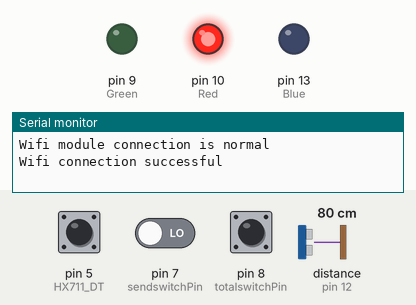
Recording of a sketch running on a simulated Arduino Uno, built with avr-gcc and run on an emulated ATmega328P. Parts: output pins drawn as LEDs (lit = HIGH), the last lines printed to the serial monitor. The test bench sets the inputs (shaded band); at power-on: pin 5 (HX711_DT) HIGH, pin 8 (totalswitchPin) LOW, pin 7 (sendswitchPin) LOW, distance to the obstacle (sensor on pin 12) 80 cm. The echo pulse lasts 58.3 µs per cm; the modem accepts every AT command (registered, SIM ready, sends succeed) and sends nothing else; pins used as bus, display or sensor lines are not drawn.

Above: at 2.8 s.
2.9 s: pin 5 (HX711_DT) pulled LOW for 0.15 s
At 3.8 s:
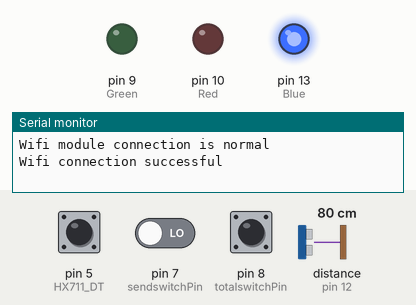
4.5 s: pin 8 (totalswitchPin) pulled HIGH for 1 s
At 7.1 s:
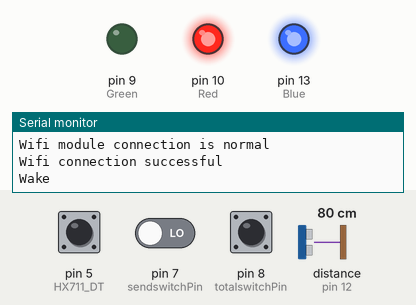
7.4 s: pin 5 (HX711_DT) pulled LOW for 1 s
9.9 s: pin 5 (HX711_DT) driven LOW and pin 7 (sendswitchPin) driven HIGH
11.4 s: pin 7 (sendswitchPin) driven LOW
At 12.5 s:
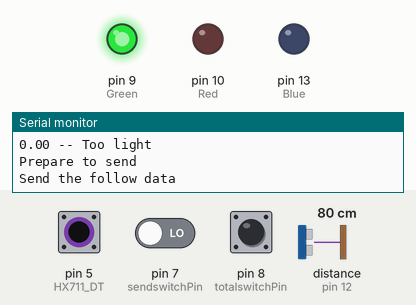
15.6 s: pin 8 (totalswitchPin) pulled HIGH for 1 s
Timing chart, 0 to 18.7 s (numbered marks = the images above; inputs shaded):
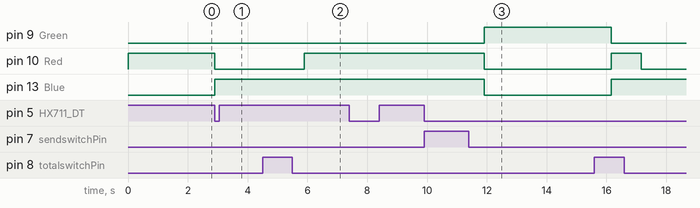

The sketch:

ky_led.ino
```cpp
/*
 * 一、器件：
 *   HC-SR04超声波测距模块--测量身高
 *   HX711模块+5kg压力传感器--测量体重
 *   ESP8266WiFi模块--向onenet上传数据
 *   LED灯*3--显示装置当前状态
 *   按键开关*2--开关装置、上传数据
 *   电阻*5--LED和按键开关的电阻
 *
 * 二、接线：
 *   超声波测距模块--vcc:5V Trig:11 Echo:12 Gnd
 *   HX711模块--  vcc:5V SCK:4 DATA:5 Gnd
 *   ESP8266-- RX:3 TX:2 电压：3.3V    从有黄色涂层的背面侧看，将WiFi模块竖直放置（黄色涂层向上），一共有两层接口，第一层从左到右记为1-4，第二次从左到右记为5-8----则：位置1:2 位置4：GND 位置5:3.3V 位置7:3.3V 位置8:3
 *   LED--- 蓝灯：13 红灯：10 绿灯：9
 *   按键开关--- 发送按钮：7 总开关：8
 *
 * 三、按键开关和灯的具体含义及HX711的注意事项：
 *   按键开关：
 *     1）右边小的按键开关是开关装置的按钮，当装置处于休眠（工作）时长按一秒及以上并松开就会让装置开始工作（休眠）
 *     2）左边大的按键开关是发送信息按钮，长按一秒及以上并松开，ESP8266就会向onenet云平台发送身高、体重、BMI、以及state参数（因为onenet接收的是数据，因此state不能是英文或汉字，只能用1-4来表示）
 *        注意：发送按钮按下之后如果过一会后继续红蓝LED一起亮表明数据发送成功，可以进行下次的数据发送
 *   LED：
 *     1）只亮红灯（只在装置通电初始化的那段时间有可能亮一次，理想状态：只亮一小会）：说明通电后ESP8266WiFi连接过程出故障，只需等待一段时间，程序会循环执行WiFi连接过程直到WiFi连接过程正常，只亮红灯转为只亮蓝灯（进入休眠状态）
 *     2）只亮蓝灯：休眠状态
 *     3）红蓝一起亮：工作状态，开始测量数据
 *     4）只亮绿灯（只在发送按钮按下后才可能亮，理想状态：不亮）：按键开关按下后数据发送过程出现故障，需等待至绿灯熄灭，红蓝灯一起亮才可继续下次的发送数据
 *   HX711：在初始化结束亮蓝灯之前不要在秤盘上放要测量的东西
 *
 *四、参考链接：
 *  压力传感器：https://blog.csdn.net/Raine_Yang/article/details/121323766
 *  WiFi模块：https://blog.csdn.net/weixin_43242242/article/details/102638671
 *
 *五、使用时自主需要修改的代码：(1--6)我在所需修改部分的该行末尾加上//和修改的序号，共有六处需要修改
 *  1--4:在setup上面部分的代码中的WiFi模块中，即下面四个WiFi名、WiFi密码、APIKEY、设备id     PS.这里的APIKEY和设备id是我建立的，我以后可能会把我onenet里的这个设备删掉，而且如果多个人使用同一个设备id的话你无法知道哪个是自己传的数据，所以最好你自己使用自己的
 *  5：setup的上一行，不同的hx711制作时有误差，因此需要你自己找一个已知重量的物体测一下 并修改gapValue是的hx711显示的质量和物体的实际质量相同
 *  6：loop函数下方的函数中我WiFi部分的函数，即本文档最后一个函数中，也是设备id修改
 *  //关于APIKEY和设备id：微信小程序wx.request请求时的设备id和APIKEY要和这个arduino代码里的保持一致，所以也要修改
 *PS.如果在此代码基础上同时加上OLED显示数据，可能会出问题，在updateBMI里的cmd没有东西，原因是postData里字符串连接过程丢失部分字符串，原因可能是内存不够或者其他原因
 */

//Wifi模块
#include <stdlib.h>
#include <SoftwareSerial.h>
#define SSID "Tenda_DDD858"      //wifi名                    //1
#define PASS "zz393176" //wifi密码                            //2
#define IP "api.heclouds.com" // 连接thingspeak.com服务器
const char OneNetServer[] = "api.heclouds.com";
const char APIKEY[] = "gLvq6SSLYwOA=7E3leJzHhiEe=Y=";    // 使用时请修改为你的API KEY -- Please use your own API KEY   //3
int32_t DeviceId = 952687417;                             // 使用时请修改为你的设备ID -- Please use your own device ID  //4
const char BMI_height[] = "height";
const char BMI_weight[] = "weight";
const char BMI_bmi[] = "bmi";
const char BMI_state[] = "state";         //传给onenet的4个数据的名称
bool completesend = false;                //判断是否成功发送代码
bool completeconnect = false;       //判断是否初始化ESP8266正常连接
SoftwareSerial monitor(3, 2); // 定义软串口RX, TX
const int tcpPort = 80;

//led
int Red=10;
int Blue=13;
int Green=9;

//开关,矮的是总开关，高的是发送开关，按下时间超过一秒确保收到信号
int totalswitchPin = 8;//总开关，矮的
int sendswitchPin = 7;//发送开关，高的
bool onoff = false;//初始总开关状态，关闭

//测身高的参数
int trigPin = 11;    //Trig
int echoPin = 12;    //Echo
long duration,cm;

//测体重的参数
extern unsigned long HX711Read(void);
extern long getWeight();
int HX711_SCK = 4;   ///     作为输出口
int HX711_DT= 5;    ///     作为输入口
long HX711Buffer = 0;
long grossWeight = 0;
long netWeight = 0;
int gapValue = 480;       ///该值需校准 每个传感器都有所不同     //5


void setup() {
  //Serial Port begin
  Serial.begin (115200);

  //开关
  pinMode(totalswitchPin,INPUT);
  pinMode(sendswitchPin,INPUT);

  //测身高
  //Define inputs and outputs
  pinMode(trigPin, OUTPUT);
  pinMode(echoPin, INPUT);

  //led
  pinMode(Red,OUTPUT);
  pinMode(Blue,OUTPUT);
  pinMode(Green,OUTPUT);

  //测体重
  pinMode(HX711_SCK, OUTPUT);  ///SCK 为输出口 ---输出脉冲
  pinMode(HX711_DT, INPUT); ///  DT为输入口  ---读取数据

  digitalWrite(Red,HIGH);//只有红灯亮表明出故障,如果下方代码中ESP866正常连接的话，红灯很快会熄灭，换成只有蓝灯亮

  //Wifi
  monitor.begin(115200);
  monitor.println("AT");//指令测试
  delay(1000);
  if (monitor.find("OK"))  //接收指令正常则返回OK
  {
    Serial.println("Wifi module connection is normal");
    while(!completeconnect){
    connectWiFi();  //第一次执行的连接程序
    }
  }
  else {

    digitalWrite(Red,HIGH);//只有红灯亮表明出故障，ESP8266未能正常连接，继续执行连接程序

    Serial.println("Wifi module connection failed");
    while(!monitor.find("OK")){
      Serial.println("Try to reconnect");
      delay(500);
    }
    Serial.println("Wifi module connection is normal");
    while(!completeconnect){
      digitalWrite(Red,HIGH);
    connectWiFi();   //若第一次执行的连接程序未能正常连接，则循环执行连接程序
    }
  }

  //获取毛皮重量，重量传感器初始化，在此之前不要在秤盘上放要称重的东西
  grossWeight = HX711Read();

  digitalWrite(Red,LOW);
  digitalWrite(Blue,HIGH);// 连接程序成功执行代码才会运行到这里， 蓝亮红不亮 表示休眠
  delay(2000);    ///延时3秒
}


void loop()
{
  //开关，第一次执行loop函数时候此处一定不会运行，只可能执行else（读取总开关的状态赋值给onoff）的函数，
  if(onoff){//进入这个部分后 此后的loop部分会循环执行这个部分而不去else里 直至再次按下总开关
  digitalWrite(Red,HIGH);
  digitalWrite(Blue,HIGH);//红蓝一起亮表示工作

    //测身高
  digitalWrite(trigPin, LOW);
  delayMicroseconds(5);
  digitalWrite(trigPin, HIGH);
  delayMicroseconds(10);
  digitalWrite(trigPin, LOW);
  duration = pulseIn(echoPin, HIGH);
  cm = (duration/2) / 29.1;

  //测体重
  float weight = getWeight();  // 计算放在传感器上的重物重量

  //bmi
  float bmi = 10*weight/(cm^2);

  //传给onenet的state以及在串口监视器显示的statement
  String state,statement;
  if(bmi<18.5){
    state = "0";
    statement = "Too light";
  }
  else if(bmi<24){
    state = "1";
    statement = "Normal";
  }
  else if(bmi<28){
    state = "2";
    statement = "Too heavy";
  }
  else{
    state = "3";
    statement = "Fat";
  }

  //串口监视器显示四个数据
  Serial.print(float(weight / 1000),3);  // 串口显示重量，3意为保留三位小数
  Serial.print(" kg\n"); // 显示单位
  Serial.print(cm*0.01);
  Serial.print(" m\n");
  Serial.print(bmi);
  Serial.print(" -- ");
  Serial.println(statement);

  //以上部分为工作状态循环进行的部分，以下部分为按键开关按下后才会执行的发送数据部分，且每按下一次只会发送一组数据
    if(digitalRead(sendswitchPin)){
      Serial.println("Prepare to send");
      while(digitalRead(sendswitchPin)){//类似按键开关去抖，按下一秒及以上肯定可以相当于按下一次
        delay(1000);
      }

      digitalWrite(Blue,LOW);
      digitalWrite(Red,LOW);
      digitalWrite(Green,HIGH);//只有绿灯亮表示正在发送信息，如果信息没发过去就会卡在下面一直循环，就是一直只亮绿灯，当绿灯熄灭表示发送成功

      Serial.println("Send the follow data");//发送的代码放在这里

      char buffer[30];
      String heightStr = dtostrf(cm*0.01, 4, 2, buffer);
      String weightStr = dtostrf(weight/1000, 4, 3, buffer);
      String bmiStr = dtostrf(bmi,4,2,buffer);//onenet云平台只接收字符串类型的数字，因此要浮点型转为字符串

      while(!completesend){ //在上传成功之前会一直上传该数据，上传成功后再updateBMI函数中会completesend=true
        updateBMI(heightStr,weightStr,bmiStr,state);
        delay(3000);
      }

      digitalWrite(Green,LOW);
      digitalWrite(Red,HIGH);
      digitalWrite(Blue,HIGH);//发送结束 正常工作
      completesend = false;//再次变回false等待下次上传
    }

    Serial.print('\n');
    if(digitalRead(totalswitchPin)){//看是否有按下总开关，如果在此之前有按下发送开关，只有成功发送之后才能进入睡眠状态
      onoff = false;
      Serial.println("Sleep");
      while(digitalRead(totalswitchPin)){//类似按键开关去抖，按下一秒及以上肯定可以相当于按下一次
        delay(1000);
      }

      digitalWrite(Red,LOW);//只有蓝灯亮，开始休眠

    }
  }
  else{
    if(digitalRead(totalswitchPin)){//准备从休眠状态进入工作状态
      Serial.println("Wake");
      onoff = true;
      while(digitalRead(totalswitchPin)){
        delay(1000);
      }

      digitalWrite(Red,HIGH);//红灯也和蓝灯一起亮，开始工作

    }
  }
  delay(2000);
}


// 称重函数
// 返回值：测得重量（去皮）
long getWeight() {
 HX711Buffer = HX711Read();    /// 读取此时的传感器输出值
 netWeight = HX711Buffer;     /// 将传感器的输出值储存
 netWeight = netWeight - grossWeight; // 获取实物的AD采样数值。
 netWeight = (long)((float)netWeight/gapValue);    // AD值转换为重量（g）
 return netWeight;
}


// HX711驱动程序
// 返回值：模拟电压值
unsigned long HX711Read(void) {  // 选择芯片工作方式并进行数据读取
  unsigned long count;   /// 储存输出值
  unsigned char i;
  digitalWrite(HX711_DT, HIGH);
  delayMicroseconds(1);
  digitalWrite(HX711_SCK, LOW);
  delayMicroseconds(1);
  count = 0;
  while(digitalRead(HX711_DT));   // 当DT的值为1时，开始ad转换
  for(i = 0; i < 24; i++) {   /// 24个脉冲，对应读取24位数值
     digitalWrite(HX711_SCK, HIGH);
                               /// 利用 SCK从0--1 ，发送一次脉冲，读取数值
     delayMicroseconds(1);
     count = count<<1;    /// 用于移位存储24位二进制数值
     digitalWrite(HX711_SCK, LOW);
     delayMicroseconds(1);
     if (digitalRead(HX711_DT)) {    /// 若DT值为1，对应count输出值也为1
       count++;
     }
 }

 digitalWrite(HX711_SCK, HIGH);    /// 再来一次上升沿 选择工作方式  128增益
 count ^= 0x800000;   // 按位异或  不同则为1   0^0=0; 1^0=1;
 ///对应二进制  1000 0000 0000 0000 0000 0000  作用为将最高位取反，其他位保留原值
 delayMicroseconds(1);
 digitalWrite(HX711_SCK, LOW);      /// SCK=0；
 delayMicroseconds(1);
 return(count);     /// 返回传感器读取值
}


//Wifi
void updateBMI(String height, String weight, String bmi, String state)
{
  String cmd = "AT+CIPSTART=\"TCP\",\"";
  cmd += IP;
  cmd += "\",80";
  //sendDebug(cmd);                        //发送指令，链接服务器
  monitor.println(cmd);
  delay(200);
  if (monitor.find("Error"))
  {
    Serial.print("Connection to server failed");
    return;
  }
  cmd = postData(DeviceId, height, weight, bmi, state);
  monitor.print("AT+CIPSEND=");
  monitor.println(cmd.length());
  if (monitor.find(">"))
  {
    Serial.print(">");
    monitor.print(cmd);
    Serial.print(cmd);
  }
  else
  {
    Serial.println("Data transmission failure");
  }
  if (monitor.find("OK"))
  {
    Serial.println("RECEIVED: OK");
    completesend = true;
    monitor.println("AT+CIPCLOSE");
  }
  else
  {
    Serial.println("Data transmission failure");
  }
}

boolean connectWiFi()
{
  //Serial.println("AT+CIPMUX=0");
  monitor.println("AT+CWMODE=1");
  monitor.println("AT+RST");
  delay(500);
  String cmd = "AT+CWJAP=\"";
  cmd += SSID;
  cmd += "\",\"";
  cmd += PASS;
  cmd += "\"";
  monitor.println(cmd);
  delay(500);
  if (monitor.find("OK"))
  {
    Serial.println("Wifi connection successful");
    completeconnect = true;
    return true;
  } else
  {
    Serial.println("Wifi connection failed");
    return false;
  }
}

String postData(int dId, String val_height, String val_weight, String val_bmi, String val_state)
{
    // 创建发送请求的URL -- We now create a URI for the request
    String url = "/devices/952687417";//此处修改为你的设备id              //6
    url += "/datapoints?type=3";
    String data = "{\"" + String(BMI_height) + "\":" + val_height + ",\"" +
                  String(BMI_weight) + "\":" + val_weight + ",\"" +
                  String(BMI_bmi) + "\":" + val_bmi + ",\"" +
                  String(BMI_state) + "\":" + val_state + "}";
    // 创建发送指令 -- We now combine the request to the server
    String post_data = "POST " + url + " HTTP/1.1\r\n" +
                       "api-key:" + APIKEY + "\r\n" +
                       "Host:" + OneNetServer + "\r\n" +
                       "Content-Length: " + String(data.length()) + "\r\n" +                     //发送数据长度
                       "Connection: close\r\n\r\n" +
                       data;
    // 发送指令 -- This will send the request to server
    return post_data;
}
```

Measured:
- after the input at 2.9 s, pin 10 (Red): HIGH → LOW at once; pin 13 (Blue): LOW → HIGH at once
- after the input at 4.5 s, pin 10 (Red): LOW → HIGH after 1.4 s
- after the input at 11.4 s, pin 9 (Green): LOW → HIGH after 0.52 s; pin 10 (Red), pin 13 (Blue): HIGH → LOW after 0.52 s
